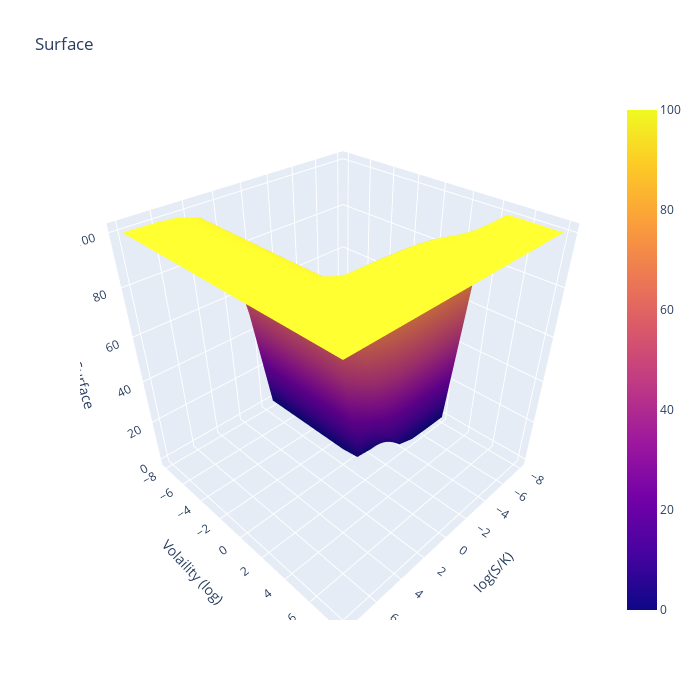

The notebook cell this image was saved under:
### Code cell
x2 = np.linspace(-6,6, 10)
x1 = np.linspace(-6, 6,10)
x1 = np.append(x1, 8)
x1 = np.insert(x1, 0,-8)
x2 = np.append(x2, 8)
x2 = np.insert(x2, 0,-8)
xx , yy = np.meshgrid(x1, x2)
prices = black_scholes_price(xx, T, S0, yy, r=0.03)
fig = go.Figure(data=[go.Surface(z=prices, x=xx, y=yy)])

fig.update_layout(title='Surface', autosize=True,
                  width=700, height=700,
                  scene=dict(
        xaxis_title='log(S/K)',
        yaxis_title='Volaility (log)',
        zaxis_title='Surface'))

### Figure 1 — Plotly figure (JSON) as saved in the notebook; plotly's stock layout.template omitted (floating-point values rounded to 4 significant figures; data arrays with more than 128 entries replaced by an {"elided": "..."} marker saying what was removed)
{"data": [{"type": "surface", "x": {"elided": "12x12 float values"}, "y": {"elided": "12x12 float values"}, "z": {"elided": "12x12 float values"}}], "layout": {"autosize": true, "height": 700, "scene": {"xaxis": {"title": {"text": "log(S/K)"}}, "yaxis": {"title": {"text": "Volaility (log)"}}, "zaxis": {"title": {"text": "Surface"}}}, "title": {"text": "Surface"}, "width": 700}}
